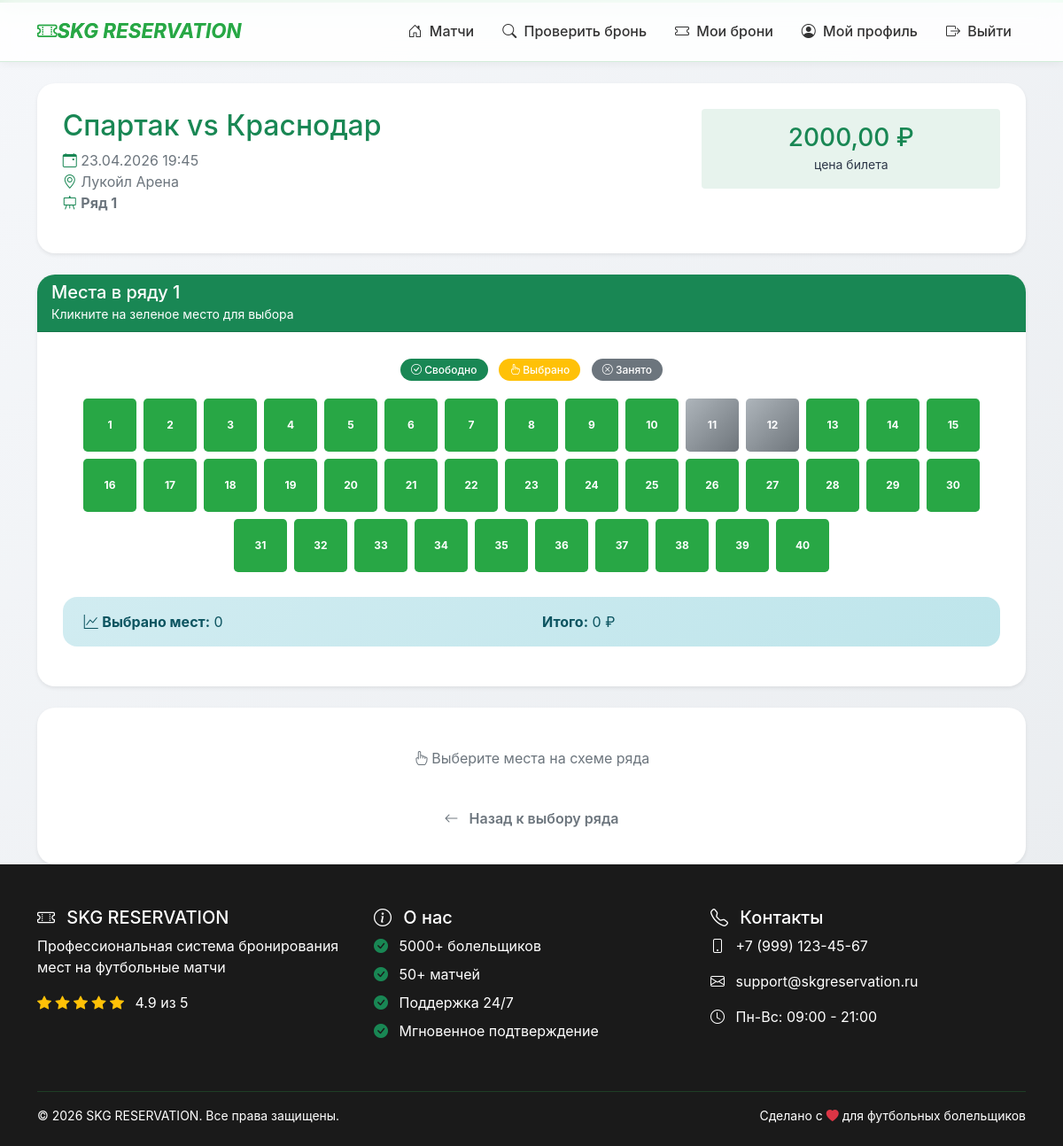
The app's page /match/5/row/1/seats/ (signed in) with its own data.
### bookings/models.py (models this page shows, shortened)
class Match(models.Model):
    home_team = models.CharField('Хозяева', max_length=100)
    away_team = models.CharField('Гости', max_length=100)
    match_date = models.DateTimeField('Дата и время')
    stadium = models.ForeignKey(Stadium, on_delete=models.CASCADE)
    price = models.DecimalField('Цена', max_digits=10, decimal_places=2, default=500)
    is_active = models.BooleanField('Активен', default=True)
    created_at = models.DateTimeField('Создан', auto_now_add=True)

class Stadium(models.Model):
    name = models.CharField('Название', max_length=200)
    address = models.TextField('Адрес')
    total_seats = models.IntegerField('Всего мест')
    rows = models.IntegerField('Ряды', default=10)
    seats_per_row = models.IntegerField('Мест в ряду', default=20)

### bookings/views.py (the view)
# urls.py: path('match/<int:match_id>/row/<int:row_number>/seats/', views.select_seats, name='select_seats'),
@login_required
def select_seats(request, match_id, row_number):
    match = get_object_or_404(Match, id=match_id)
    if row_number < 1 or row_number > match.stadium.rows:
        messages.error(request, 'Такого ряда не существует')
        return redirect('select_row', match_id=match_id)
    booked_seats = Booking.objects.filter(
        match=match,
        status='confirmed'
    ).values_list('seats__id', flat=True)
    seats = Seat.objects.filter(
        stadium=match.stadium,
        row_number=row_number
    ).order_by('seat_number')
    seats_data = []
    for seat in seats:
        seats_data.append({
            'id': seat.id,
            'number': seat.seat_number,
            'is_booked': seat.id in booked_seats,
        })
    return render(request, 'bookings/select_seats.html', {
        'match': match,
        'row_number': row_number,
        'seats': seats_data,
        'total_seats': len(seats_data),
        'price': match.price,
    })

### bookings/context_processors.py (called while the page is built)
def current_datetime(request):
    return {'now': timezone.now()}

### bookings/templates/bookings/select_seats.html (shortened to what this page needs)
{% extends 'bookings/base.html' %}
{% block content %}
<div class="card shadow-sm mb-4">
    <div class="card-body">
        <div class="row">
            <div class="col-md-8">
                <h2 class="text-success">{{ match.home_team }} vs {{ match.away_team }}</h2>
                <p class="text-muted">
                    <i class="bi bi-calendar-event text-success"></i> {{ match.match_date|date:"d.m.Y H:i" }}<br>
                    <i class="bi bi-geo-alt text-success"></i> {{ match.stadium.name }}<br>
                    <i class="bi bi-easel text-success"></i> <strong>Ряд {{ row_number }}</strong>
                </p>
            </div>
            <div class="col-md-4">
                <div class="bg-success bg-opacity-10 rounded p-3 text-center">
                    <h3 class="text-success mb-0">{{ match.price }} ₽</h3>
                    <small>цена билета</small>
                </div>
            </div>
        </div>
    </div>
</div>
<div class="card shadow-sm mb-4">
    <div class="card-header bg-success text-white">
        <h5 class="mb-0"> Места в ряду {{ row_number }}</h5>
        <small>Кликните на зеленое место для выбора</small>
    </div>
    <div class="card-body">
        <div class="text-center mb-3">
            <span class="badge bg-success me-2"><i class="bi bi-check-circle"></i> Свободно</span>
            <span class="badge bg-warning me-2"><i class="bi bi-hand-index"></i> Выбрано</span>
            <span class="badge bg-secondary"><i class="bi bi-x-circle"></i> Занято</span>
        </div>
        <div class="d-flex justify-content-center flex-wrap">
            {% for seat in seats %}
            <div class="seat seat-item m-1 text-center rounded-3 d-flex align-items-center justify-content-center
                        {% if seat.is_booked %}booked{% endif %}"
                 data-seat-id="{{ seat.id }}"
                 data-seat-number="{{ seat.number }}"
                 data-is-booked="{{ seat.is_booked|yesno:'true,false' }}"
                 style="width: 60px; height: 60px; cursor: {% if seat.is_booked %}not-allowed{% else %}pointer{% endif %};
                        background: {% if seat.is_booked %}#6c757d{% else %}#28a745{% endif %}; color: white;
                        transition: all 0.3s ease; font-weight: bold;">
                {{ seat.number }}
            </div>
            {% endfor %}
        </div>
        <div class="alert alert-info mt-4">
            <div class="row">
                <div class="col-md-6">
                    <i class="bi bi-graph-up"></i> <strong>Выбрано мест:</strong> <span id="selected-count">0</span>
                </div>
                <div class="col-md-6">
                     <strong>Итого:</strong> <span id="total-price">0</span> ₽
                </div>
            </div>
        </div>
    </div>
</div>
<div class="card shadow-sm">
    <div class="card-body">
        <div id="no-seats-message" style="display: none;" class="text-center text-muted py-3">
            <i class="bi bi-hand-index"></i> Выберите места на схеме ряда
        </div>
        <div class="text-center mt-3">
            <a href="{% url 'select_row' match.id %}" class="btn btn-outline-secondary">
                <i class="bi bi-arrow-left"></i> Назад к выбору ряда
            </a>
        </div>
    </div>
</div>
{% endblock %}

### static/css/style.css (style rules this page uses)
:root { --primary: #28a745; --primary-dark: #218838; --primary-light: #86efac; --dark: #1a1a1a; --gray: #6c757d; --light: #f8f9fa; --gradient: linear-gradient(135deg, #28a745 0%, #86efac 100%); --shadow: 0 10px 30px rgba(0, 0, 0, 0.1); --shadow-hover: 0 20px 40px rgba(0, 0, 0, 0.15); --transition: all 0.3s cubic-bezier(0.4, 0, 0.2, 1); }
* { margin: 0; padding: 0; box-sizing: border-box; }
html, body { height: 100%; scroll-behavior: smooth; }
body { font-family: 'Inter', -apple-system, BlinkMacSystemFont, 'Segoe UI', Roboto, sans-serif; background: linear-gradient(135deg, #f5f7fa 0%, #e9ecef 100%); color: #2d3748; display: flex; flex-direction: column; min-height: 100vh; }
.card { background: white; border: none; border-radius: 20px; transition: var(--transition); overflow: hidden; position: relative; box-shadow: var(--shadow); }
.card::before { content: ''; position: absolute; top: 0; left: 0; right: 0; height: 4px; background: var(--gradient); transform: translateY(-100%); transition: var(--transition); }
.card-body { padding: 1.8rem; }
.btn { border: none; border-radius: 12px; padding: 12px 28px; font-weight: 600; transition: all 0.3s cubic-bezier(0.4, 0, 0.2, 1); position: relative; overflow: hidden; z-index: 1; }
.btn::after { content: ''; position: absolute; top: 50%; left: 50%; width: 0; height: 0; border-radius: 50%; background: rgba(255, 255, 255, 0.5); transform: translate(-50%, -50%); transition: width 0.4s, height 0.4s; z-index: -1; }
.btn i { margin-right: 8px; transition: transform 0.2s ease; }
.badge { transition: all 0.3s ease; }
.seat { width: 45px; height: 45px; margin: 5px; border-radius: 12px; font-size: 12px; font-weight: 600; display: inline-flex; align-items: center; justify-content: center; transition: var(--transition); cursor: pointer; position: relative; color: white; }
.seat.booked { background: linear-gradient(135deg, #adb5bd, #6c757d) !important; cursor: not-allowed; filter: grayscale(0.2); }
.alert { border-radius: 16px; border: none; padding: 1rem 1.5rem; animation: slideIn 0.5s ease; }
.alert-info { background: linear-gradient(135deg, #d1ecf1, #bee5eb); color: #0c5460; }
.badge { padding: 6px 12px; border-radius: 50px; font-weight: 500; }
.card-header { border-radius: 0; }
.btn { white-space: nowrap; }

### bookings/templates/bookings/base.html (style rules this page uses)
html, body { height: 100%; margin: 0; padding: 0; }
body { display: flex; flex-direction: column; min-height: 100vh; }

### records on screen
Match: home_team "Спартак", away_team "Краснодар", match_date "23.04.2026 19:45", stadium.name "Лукойл Арена", price "2000,00"

### other values on screen
{{ row_number }} "1"
{{ seat.number }} "1" "2" "3" "4" "5" "6" "7" "8" "9" "10" "11" "12" "13" "14" "15" "16" "17" "18" "19" "20" "21" "22" "23" "24" "25" "26" "27" "28" "29" "30" "31" "32" "33" "34" "35" "36" "37" "38" "39" "40"
